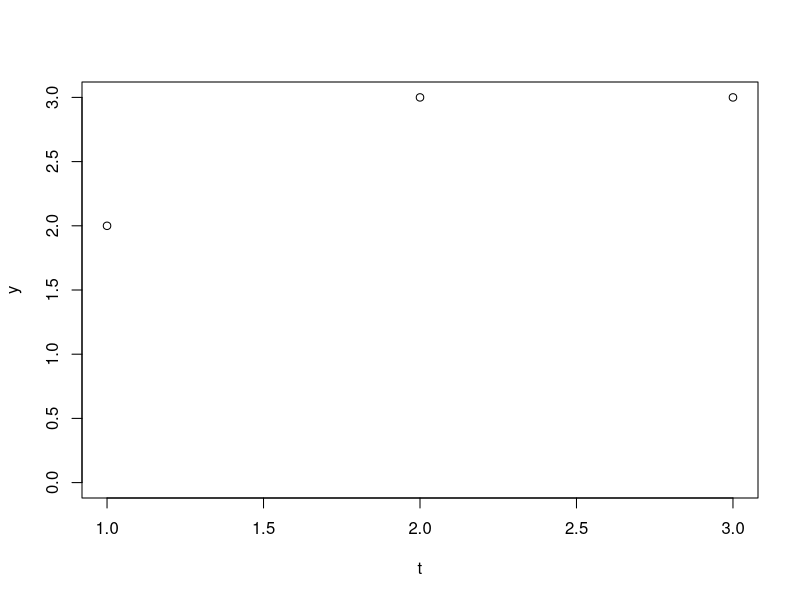

Generate this figure with R: (Note: this script raises an error after producing the figure.)
t = c(1,2,3)
y = c(2,3,3)
y= as.integer(y)
t = as.integer(t)

plot(t,y,xlim=c(1, 3), ylim=c(0, 3))  
scale_x_continuous(breaks = 1:3)


plot(t , y , xaxt = "n",yaxt = "n",xlim=c(0, 3.5), ylim=c(0, 3.5))
axis(side = 1, at = seq(0, 3, 1))
axis(side = 2, at = seq(0, 3, 1))


fit <- lm(y ~ x)

abline(fit, col = "blue")

# Calculate residuals
resid <- y - predict(fit)

p = predict(fit)
# Plot the residuals in red
segments(x, y, x, y - resid, col = "red")

text(x+0.3, y - resid, labels = paste0("e", 1:3))

points(x, p, col='red')
text(x+0.3, p, labels = paste0("p", 1:3))
